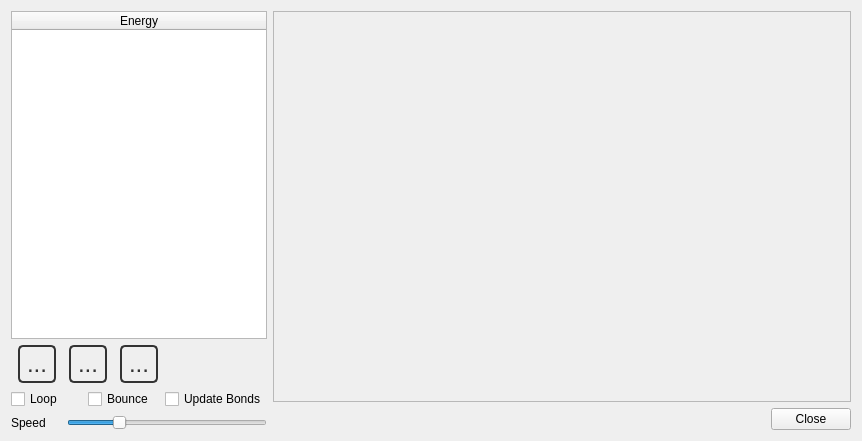
<?xml version="1.0" encoding="UTF-8"?>
<ui version="4.0">
 <class>GeometryListConfigurator</class>
 <widget class="QDialog" name="GeometryListConfigurator">
  <property name="geometry">
   <rect>
    <x>0</x>
    <y>0</y>
    <width>862</width>
    <height>441</height>
   </rect>
  </property>
  <property name="sizePolicy">
   <sizepolicy hsizetype="MinimumExpanding" vsizetype="MinimumExpanding">
    <horstretch>0</horstretch>
    <verstretch>0</verstretch>
   </sizepolicy>
  </property>
  <property name="windowTitle">
   <string>Geometries</string>
  </property>
  <property name="styleSheet">
   <string notr="true">QToolButton {
   color: #333;
   background-color: QLinearGradient( x1: 0, y1: 0, x2: 0, y2: 1, 
          stop: 0 #fff,
          stop: 0.5 #eee, 
          stop: 1 #999);
   border-width: 2px;
   border-color: #333;
   border-style: solid;
   border-radius: 5;
   padding: 0px;
   font-size: 24px;
   min-width: 34px;
   max-width: 34px;
   min-height: 34px;
   max-height: 34px;
}

QToolButton:disabled {
  background-color: QLinearGradient( x1: 0, y1: 0, x2: 0, y2: 1, 
          stop: 0 #fff,
          stop: 0.5 #eee, 
          stop: 1 #bbb);
   border-color: #aaa;
   color: #aaa;
}


QToolButton:pressed {
   background-color: QLinearGradient( x1: 0, y1: 0, x2: 0, y2: 1, 
          stop: 0 #999,
          stop: 0.5 #eee, 
          stop: 1 #fff);
}


QToolButton:checked {
   border-color: #b00;
}

QToolTip {
   border: 2px solid darkkhaki;
   padding: 2px;
   border-radius: 3px;
   opacity: 500;
   font-size: 12px;
}</string>
  </property>
  <layout class="QHBoxLayout" name="horizontalLayout_3">
   <item>
    <layout class="QVBoxLayout" name="verticalLayout_2">
     <item>
      <widget class="QTableWidget" name="energyTable">
       <property name="sizePolicy">
        <sizepolicy hsizetype="Fixed" vsizetype="Expanding">
         <horstretch>0</horstretch>
         <verstretch>0</verstretch>
        </sizepolicy>
       </property>
       <property name="editTriggers">
        <set>QAbstractItemView::NoEditTriggers</set>
       </property>
       <property name="selectionMode">
        <enum>QAbstractItemView::SingleSelection</enum>
       </property>
       <property name="selectionBehavior">
        <enum>QAbstractItemView::SelectRows</enum>
       </property>
       <attribute name="horizontalHeaderStretchLastSection">
        <bool>true</bool>
       </attribute>
       <column>
        <property name="text">
         <string>Energy</string>
        </property>
       </column>
      </widget>
     </item>
     <item>
      <layout class="QHBoxLayout" name="horizontalLayout_2">
       <item>
        <widget class="QToolButton" name="backButton">
         <property name="toolTip">
          <string>Show previous conformer</string>
         </property>
         <property name="text">
          <string>...</string>
         </property>
         <property name="icon">
          <iconset resource="../Main/IQmol.qrc">
           <normaloff>:/resources/icons/GoBack.png</normaloff>:/resources/icons/GoBack.png</iconset>
         </property>
         <property name="iconSize">
          <size>
           <width>24</width>
           <height>24</height>
          </size>
         </property>
        </widget>
       </item>
       <item>
        <widget class="QToolButton" name="playButton">
         <property name="toolTip">
          <string>Start and stop animation</string>
         </property>
         <property name="styleSheet">
          <string>QToolButton:checked {
   border-color: #333;
}</string>
         </property>
         <property name="text">
          <string>...</string>
         </property>
         <property name="icon">
          <iconset resource="../Main/IQmol.qrc">
           <normaloff>:/resources/icons/Play.png</normaloff>
           <normalon>:/resources/icons/Stop.png</normalon>:/resources/icons/Play.png</iconset>
         </property>
         <property name="iconSize">
          <size>
           <width>24</width>
           <height>24</height>
          </size>
         </property>
         <property name="checkable">
          <bool>true</bool>
         </property>
        </widget>
       </item>
       <item>
        <widget class="QToolButton" name="forwardButton">
         <property name="toolTip">
          <string>Show next conformer</string>
         </property>
         <property name="text">
          <string>...</string>
         </property>
         <property name="icon">
          <iconset resource="../Main/IQmol.qrc">
           <normaloff>:/resources/icons/GoForward.png</normaloff>:/resources/icons/GoForward.png</iconset>
         </property>
         <property name="iconSize">
          <size>
           <width>24</width>
           <height>24</height>
          </size>
         </property>
        </widget>
       </item>
       <item>
        <spacer name="horizontalSpacer_2">
         <property name="orientation">
          <enum>Qt::Horizontal</enum>
         </property>
         <property name="sizeType">
          <enum>QSizePolicy::Fixed</enum>
         </property>
         <property name="sizeHint" stdset="0">
          <size>
           <width>100</width>
           <height>20</height>
          </size>
         </property>
        </spacer>
       </item>
      </layout>
     </item>
     <item>
      <layout class="QHBoxLayout" name="horizontalLayout_5">
       <item>
        <widget class="QCheckBox" name="loopButton">
         <property name="text">
          <string>Loop</string>
         </property>
         <property name="checked">
          <bool>false</bool>
         </property>
        </widget>
       </item>
       <item>
        <widget class="QCheckBox" name="bounceButton">
         <property name="toolTip">
          <string>Reverses the loop at the end</string>
         </property>
         <property name="text">
          <string>Bounce</string>
         </property>
        </widget>
       </item>
       <item>
        <widget class="QCheckBox" name="updateBondsButton">
         <property name="toolTip">
          <string>Reperceive bond for each conformer</string>
         </property>
         <property name="text">
          <string>Update Bonds</string>
         </property>
        </widget>
       </item>
      </layout>
     </item>
     <item>
      <layout class="QHBoxLayout" name="horizontalLayout_4">
       <item>
        <widget class="QLabel" name="speedLabel">
         <property name="sizePolicy">
          <sizepolicy hsizetype="Preferred" vsizetype="Preferred">
           <horstretch>0</horstretch>
           <verstretch>0</verstretch>
          </sizepolicy>
         </property>
         <property name="text">
          <string>Speed</string>
         </property>
        </widget>
       </item>
       <item>
        <widget class="QSlider" name="speedSlider">
         <property name="sizePolicy">
          <sizepolicy hsizetype="Fixed" vsizetype="Fixed">
           <horstretch>0</horstretch>
           <verstretch>0</verstretch>
          </sizepolicy>
         </property>
         <property name="minimumSize">
          <size>
           <width>200</width>
           <height>0</height>
          </size>
         </property>
         <property name="toolTip">
          <string>Controls the speed of animation</string>
         </property>
         <property name="minimum">
          <number>1</number>
         </property>
         <property name="maximum">
          <number>100</number>
         </property>
         <property name="value">
          <number>25</number>
         </property>
         <property name="orientation">
          <enum>Qt::Horizontal</enum>
         </property>
        </widget>
       </item>
      </layout>
     </item>
    </layout>
   </item>
   <item>
    <layout class="QVBoxLayout" name="verticalLayout">
     <item>
      <widget class="QFrame" name="plotFrame">
       <property name="sizePolicy">
        <sizepolicy hsizetype="Expanding" vsizetype="Expanding">
         <horstretch>0</horstretch>
         <verstretch>0</verstretch>
        </sizepolicy>
       </property>
       <property name="contextMenuPolicy">
        <enum>Qt::DefaultContextMenu</enum>
       </property>
       <property name="frameShape">
        <enum>QFrame::StyledPanel</enum>
       </property>
       <property name="frameShadow">
        <enum>QFrame::Raised</enum>
       </property>
      </widget>
     </item>
     <item>
      <layout class="QHBoxLayout" name="horizontalLayout">
       <item>
        <spacer name="horizontalSpacer">
         <property name="orientation">
          <enum>Qt::Horizontal</enum>
         </property>
         <property name="sizeHint" stdset="0">
          <size>
           <width>40</width>
           <height>20</height>
          </size>
         </property>
        </spacer>
       </item>
       <item>
        <widget class="QPushButton" name="closeButton">
         <property name="text">
          <string>Close</string>
         </property>
         <property name="autoDefault">
          <bool>false</bool>
         </property>
        </widget>
       </item>
      </layout>
     </item>
    </layout>
   </item>
  </layout>
 </widget>
 <resources>
  <include location="../Main/IQmol.qrc"/>
 </resources>
 <connections>
  <connection>
   <sender>closeButton</sender>
   <signal>clicked()</signal>
   <receiver>GeometryListConfigurator</receiver>
   <slot>close()</slot>
   <hints>
    <hint type="sourcelabel">
     <x>262</x>
     <y>406</y>
    </hint>
    <hint type="destinationlabel">
     <x>156</x>
     <y>217</y>
    </hint>
   </hints>
  </connection>
 </connections>
</ui>
